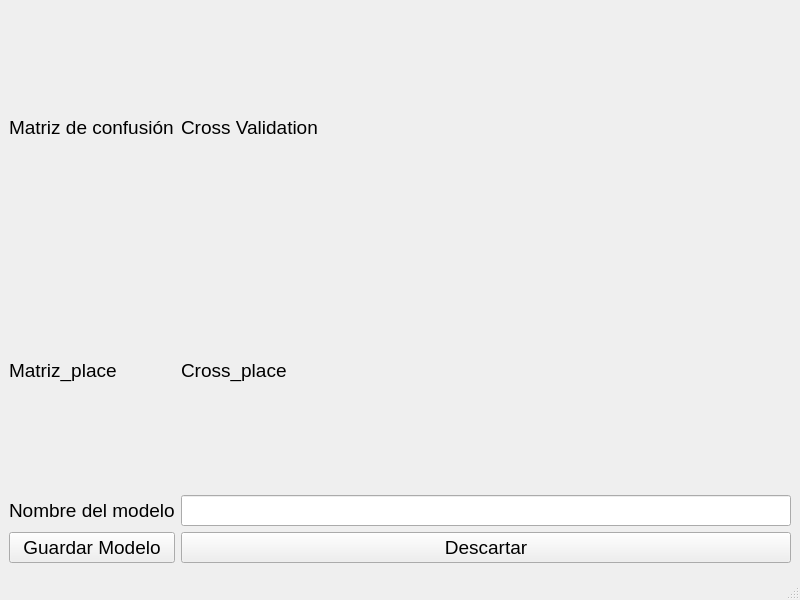
<?xml version="1.0" encoding="UTF-8"?>
<ui version="4.0">
 <class>MainWindow</class>
 <widget class="QMainWindow" name="MainWindow">
  <property name="geometry">
   <rect>
    <x>0</x>
    <y>0</y>
    <width>800</width>
    <height>600</height>
   </rect>
  </property>
  <property name="font">
   <font>
    <pointsize>14</pointsize>
   </font>
  </property>
  <property name="windowTitle">
   <string>Resultados entrenamiento</string>
  </property>
  <widget class="QWidget" name="centralwidget">
   <layout class="QGridLayout" name="gridLayout">
    <item row="4" column="1">
     <widget class="QPushButton" name="pushButton_descartar">
      <property name="font">
       <font>
        <pointsize>14</pointsize>
       </font>
      </property>
      <property name="text">
       <string>Descartar</string>
      </property>
     </widget>
    </item>
    <item row="4" column="0">
     <widget class="QPushButton" name="pushButton_guardarModelo">
      <property name="font">
       <font>
        <pointsize>14</pointsize>
       </font>
      </property>
      <property name="text">
       <string>Guardar Modelo</string>
      </property>
     </widget>
    </item>
    <item row="1" column="0">
     <widget class="QLabel" name="label_matriz_place">
      <property name="font">
       <font>
        <pointsize>14</pointsize>
       </font>
      </property>
      <property name="text">
       <string>Matriz_place</string>
      </property>
     </widget>
    </item>
    <item row="1" column="1">
     <widget class="QLabel" name="label_cross_place">
      <property name="font">
       <font>
        <pointsize>14</pointsize>
       </font>
      </property>
      <property name="text">
       <string>Cross_place</string>
      </property>
     </widget>
    </item>
    <item row="3" column="0">
     <widget class="QLabel" name="label_nombremodelo">
      <property name="font">
       <font>
        <pointsize>14</pointsize>
       </font>
      </property>
      <property name="text">
       <string>Nombre del modelo</string>
      </property>
     </widget>
    </item>
    <item row="0" column="0">
     <widget class="QLabel" name="label_matrizconfusion">
      <property name="font">
       <font>
        <pointsize>14</pointsize>
       </font>
      </property>
      <property name="text">
       <string>Matriz de confusión</string>
      </property>
     </widget>
    </item>
    <item row="0" column="1">
     <widget class="QLabel" name="label_crossvalidation">
      <property name="font">
       <font>
        <pointsize>14</pointsize>
       </font>
      </property>
      <property name="text">
       <string>Cross Validation</string>
      </property>
     </widget>
    </item>
    <item row="3" column="1">
     <widget class="QLineEdit" name="lineEdit_nombremodelo"/>
    </item>
   </layout>
  </widget>
  <widget class="QMenuBar" name="menubar">
   <property name="geometry">
    <rect>
     <x>0</x>
     <y>0</y>
     <width>800</width>
     <height>21</height>
    </rect>
   </property>
  </widget>
  <widget class="QStatusBar" name="statusbar">
   <property name="font">
    <font>
     <pointsize>14</pointsize>
    </font>
   </property>
  </widget>
 </widget>
 <resources/>
 <connections/>
</ui>
